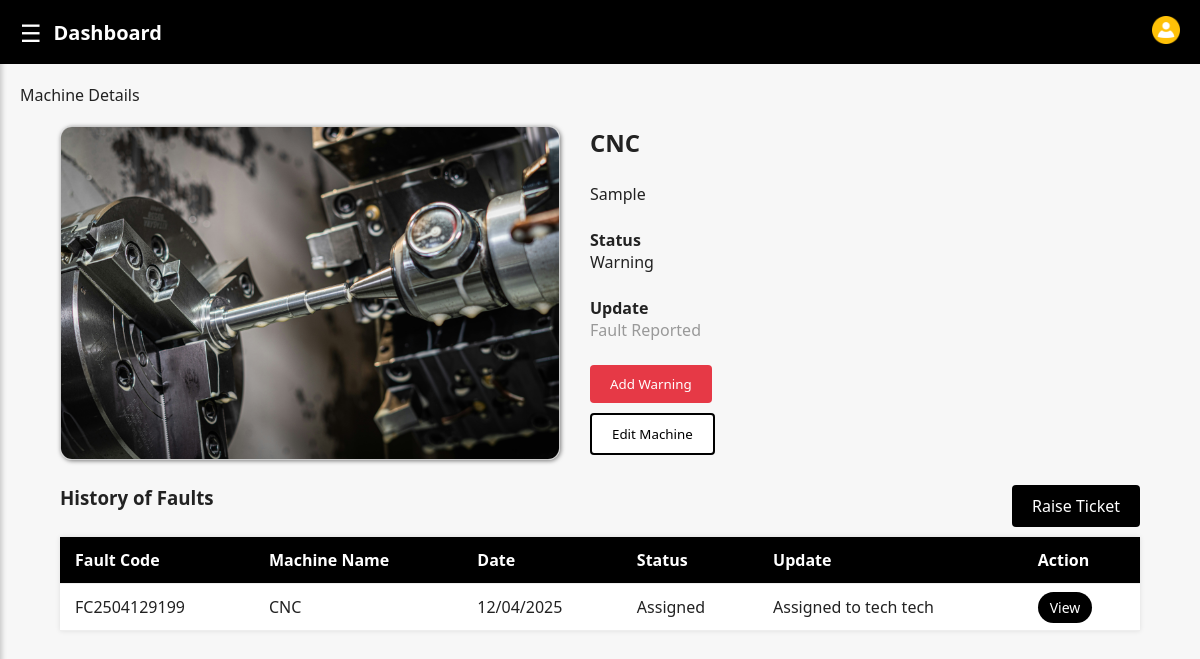
The app's page /machine/11/ (signed in) with its own data.
### core/models.py (models this page shows, shortened)
class Machine(models.Model):
    STATUS_CHOICES = (
        ('ok', 'OK'),
        ('warning', 'Warning'),
        ('fault', 'Fault'),
    )
    code = models.CharField(max_length=10, unique=True)
    name = models.CharField(max_length=100)
    description = models.TextField()
    status = models.CharField(max_length=20, choices=STATUS_CHOICES, default='ok')
    update_text = models.CharField(max_length=255, default='Working Fine')
    warning_text = models.CharField(max_length=255, blank=True, null=True)
    image = models.ImageField(upload_to='machines/', blank=True, null=True)
    created_at = models.DateTimeField(auto_now_add=True)
    updated_at = models.DateTimeField(auto_now=True)

class Ticket(models.Model):
    STATUS_CHOICES = (
        ('open', 'Open'),
        ('assigned', 'Assigned'),
        ('in_progress', 'In Progress'),
        ('resolved', 'Resolved'),
        ('closed', 'Closed'),
    )
    fault_code = models.CharField(max_length=20, unique=True, editable=False)
    machine = models.ForeignKey(Machine, on_delete=models.CASCADE, related_name='tickets')
    title = models.CharField(max_length=255)
    description = models.TextField()
    status = models.CharField(max_length=20, choices=STATUS_CHOICES, default='open')
    created_by = models.ForeignKey(User, on_delete=models.CASCADE, related_name='created_tickets')
    assigned_to = models.ForeignKey(User, on_delete=models.SET_NULL, null=True, blank=True, related_name='assigned_tickets')
    image = models.ImageField(upload_to='tickets/', blank=True, null=True)
    created_at = models.DateTimeField(auto_now_add=True)
    updated_at = models.DateTimeField(auto_now=True)

class TicketUpdate(models.Model):
    ticket = models.ForeignKey(Ticket, on_delete=models.CASCADE, related_name='updates')
    user = models.ForeignKey(User, on_delete=models.CASCADE)
    update_text = models.TextField()
    image = models.ImageField(upload_to='ticket_updates/', blank=True, null=True)
    created_at = models.DateTimeField(auto_now_add=True)
    class Meta:
        ordering = ['-created_at']

### core/views.py (the view)
# urls.py: path('machine/<int:machine_id>/', views.machine_detail, name='machine-detail'),
@login_required
def machine_detail(request, machine_id):
    machine = get_object_or_404(Machine, pk=machine_id)
    tickets = Ticket.objects.filter(machine=machine).order_by('-created_at')
    context = {
        'machine': machine,
        'tickets': tickets,
    }
    return render(request, 'core/machine-detail.html', context)

### core/templates/core/machine-detail.html (shortened to what this page needs)
{% extends 'core/base.html' %}
{% load static %}
{% block extra_css %}<link rel="stylesheet" href="{% static 'css/machinedetails.css' %}">{% endblock %}
{% block content %}
{% include 'core/navbar.html' %}
{% block navbar_title %}Machine Details{% endblock %}
<main>
  <section class="machine-details">
    <div class="image">
      {% if machine.image %}
        <img src="{{ machine.image.url }}" alt="{{ machine.name }}">
      {% else %}
        <img src="{% static 'images/Machine.png' %}" alt="Machine Image">
      {% endif %}
    </div>
    <div class="details">
      <h2>{{ machine.name }}</h2>
      <p>{{ machine.description }}</p>
      <p><strong>Status</strong><br><span class="status-{{ machine.status }}">{{ machine.get_status_display }}</span></p>
      <p><strong>Update</strong><br><span class="update-text">{{ machine.update_text }}</span></p>
      <div class="addwarning">
        <a href="{% url 'add-warning' machine_id=machine.id %}">
          <button>Add Warning</button>
        </a>
      </div>
      {% if user.user_type == 'manager' %}
      <div class="editmachine" style="margin-top: 10px;">
        <a href="{% url 'edit-machine' machine_id=machine.id %}">
          <button>Edit Machine</button>
        </a>
      </div>
      {% endif %}
    </div>
  </section>
  <section class="history">
    <div class="tableheader">
      <h3>History of Faults</h3>
      <div class="raise-ticket">
        <a href="{% url 'raise-ticket' %}?machine_id={{ machine.id }}" class="raise-ticket-btn">Raise Ticket</a>
      </div>
    </div>
    <table>
      <thead>
        <tr>
          <th>Fault Code</th>
          <th>Machine Name</th>
          <th>Date</th>
          <th>Status</th>
          <th>Update</th>
          <th>Action</th>
        </tr>
      </thead>
      <tbody>
        {% for ticket in tickets %}
        <tr>
          <td>{{ ticket.fault_code }}</td>
          <td>{{ ticket.machine.name }}</td>
          <td>{{ ticket.created_at|date:"d/m/Y" }}</td>
          <td class="status-{{ ticket.status }}">{{ ticket.get_status_display }}</td>
          <td>
            {% with last_update=ticket.updates.first %}
              {% if last_update %}
                {{ last_update.update_text|truncatechars:30 }}
              {% endif %}
            {% endwith %}
          </td>
          <td><a href="{% url 'update-ticket' ticket_id=ticket.id %}" class="view-btn">View</a></td>
        </tr>
        {% empty %}
        <tr>
          <td colspan="6" style="text-align:center;">No fault history found for this machine.</td>
        </tr>
        {% endfor %}
      </tbody>
    </table>
  </section>
</main>
{% endblock %}

### core/static/css/theme.css (style rules this page uses)
* { margin: 0; padding: 0; box-sizing: border-box; }
body { font-family: 'Poppins', sans-serif; background-color: #f9f9f9; color: #000; padding-top: 64px; }

### core/static/css/machinedetails.css (style rules this page uses)
* { margin: 0; padding: 0; box-sizing: border-box; font-family: 'Segoe UI', sans-serif; }
body { background-color: #f7f7f7; color: #222; padding-top: 64px; }
main { padding: 20px 40px; }
.machine-details { display: flex; gap: 30px; margin-bottom: 20px; }
.image img { width: 500px; height: auto; border-radius: 12px; border: 1px solid #ccc; box-shadow: 1px 1px 4px rgba(0,0,0,0.5); }
.details { flex: 1; }
.details h2 { margin-bottom: 10px; }
.details p { margin: 24px 0; }
.update-text { color: #999; }
.raise-ticket { display: inline-flex; text-align: right; margin-bottom: 10px; }
.raise-ticket-btn { padding: 10px 20px; background-color: black; color: white; border: none; border-radius: 4px; cursor: pointer; text-decoration: none; }
.addwarning button { padding: 10px 20px; background-color: #e63946; color: white; border: none; cursor: pointer; border-radius: 4px; }
.editmachine button { padding: 10px 20px; background-color: #ffffff; color: rgb(0, 0, 0); border: 2px solid; cursor: pointer; border-radius: 4px; }
.history h3 { display: inline-flex; margin-bottom: 16px; }
.tableheader { display: flex; justify-content: space-between; }
table { width: 100%; border-collapse: collapse; background-color: white; box-shadow: 0 0 5px rgba(0,0,0,0.1); }
th { padding: 12px 15px; text-align: left; border-bottom: 1px solid #eee; background-color: #000; color: white; }
td { padding: 12px 15px; text-align: left; border-bottom: 1px solid #eee; }
.view-btn { background-color: black; color: white; border: none; padding: 6px 12px; border-radius: 20px; cursor: pointer; text-decoration: none; font-size: 14px; }

### records on screen
Machine: image (picture), name "CNC", description "Sample", status "Warning", update_text "Fault Reported"
Ticket: fault_code "FC2504129199", machine.name "CNC", created_at "12/04/2025", status "Assigned", updates.first.update_text "Assigned to tech tech"

### other values on screen
{{ navbar_title|default:"Dashboard" }} "Dashboard"
